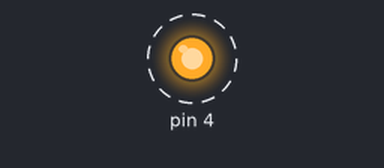
Recording of a sketch running on a simulated Arduino Uno, built with avr-gcc and run on an emulated ATmega328P. Shown: output pins drawn as LEDs (lit = HIGH). Dashed ring = blinking.

Above: at 0.2 s.
Timing chart, 0 to 3.0 s (numbered marks = the images above):
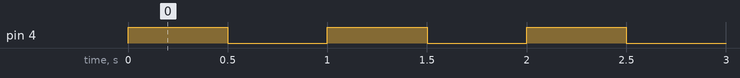

The sketch:

ledblink.ino.ino
```cpp
/*
5. Write a program using Arduino to control LED (One or more ON/OFF). Or Blinking
*/

void setup()
{
    // put your setup code here, to run once:
    pinMode(4,OUTPUT);
}

void loop()
{
    // put your main code here, to run repeatedly:
    digitalWrite(4,1);
    delay(500);
    digitalWrite(4,0);
    delay(500);
}
```

Measured:
- by itself, pin 4: alternates HIGH for 0.50 s and LOW for 0.50 s
